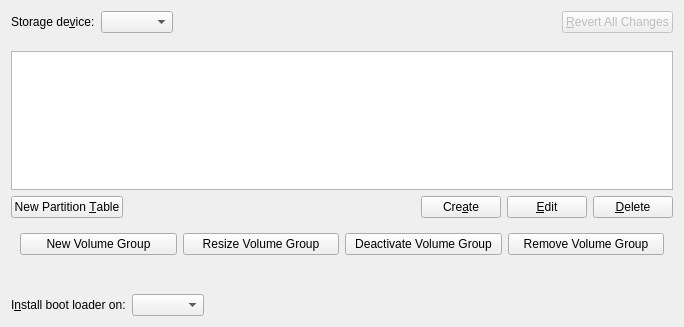
<?xml version="1.0" encoding="UTF-8"?>
<ui version="4.0">
 <author>
SPDX-FileCopyrightText: 2014 Aurélien Gâteau &lt;agateau@kde.org&gt;
SPDX-License-Identifier: GPL-3.0-or-later
 </author>
 <class>PartitionPage</class>
 <widget class="QWidget" name="PartitionPage">
  <property name="geometry">
   <rect>
    <x>0</x>
    <y>0</y>
    <width>684</width>
    <height>327</height>
   </rect>
  </property>
  <property name="windowTitle">
   <string notr="true">Form</string>
  </property>
  <layout class="QVBoxLayout" name="verticalLayout">
   <item>
    <layout class="QHBoxLayout" name="horizontalLayout_2">
     <item>
      <widget class="QLabel" name="label_2">
       <property name="text">
        <string>Storage de&amp;vice:</string>
       </property>
       <property name="buddy">
        <cstring>deviceComboBox</cstring>
       </property>
      </widget>
     </item>
     <item>
      <widget class="QComboBox" name="deviceComboBox"/>
     </item>
     <item>
      <spacer name="horizontalSpacer_2">
       <property name="orientation">
        <enum>Qt::Horizontal</enum>
       </property>
       <property name="sizeHint" stdset="0">
        <size>
         <width>40</width>
         <height>20</height>
        </size>
       </property>
      </spacer>
     </item>
     <item>
      <widget class="QPushButton" name="revertButton">
       <property name="enabled">
        <bool>false</bool>
       </property>
       <property name="text">
        <string>&amp;Revert All Changes</string>
       </property>
      </widget>
     </item>
    </layout>
   </item>
   <item>
    <widget class="PartitionBarsView" name="partitionBarsView"/>
   </item>
   <item>
    <widget class="PartitionLabelsView" name="partitionLabelsView"/>
   </item>
   <item>
    <widget class="QTreeView" name="partitionTreeView">
     <property name="editTriggers">
      <set>QAbstractItemView::NoEditTriggers</set>
     </property>
     <property name="rootIsDecorated">
      <bool>false</bool>
     </property>
     <property name="allColumnsShowFocus">
      <bool>true</bool>
     </property>
     <property name="expandsOnDoubleClick">
      <bool>false</bool>
     </property>
     <attribute name="headerStretchLastSection">
      <bool>false</bool>
     </attribute>
    </widget>
   </item>
   <item>
    <layout class="QHBoxLayout" name="horizontalLayout">
     <item>
      <widget class="QPushButton" name="newPartitionTableButton">
       <property name="text">
        <string>New Partition &amp;Table</string>
       </property>
      </widget>
     </item>
     <item>
      <spacer name="horizontalSpacer">
       <property name="orientation">
        <enum>Qt::Horizontal</enum>
       </property>
       <property name="sizeHint" stdset="0">
        <size>
         <width>40</width>
         <height>20</height>
        </size>
       </property>
      </spacer>
     </item>
     <item>
      <widget class="QPushButton" name="createButton">
       <property name="text">
        <string>Cre&amp;ate</string>
       </property>
      </widget>
     </item>
     <item>
      <widget class="QPushButton" name="editButton">
       <property name="text">
        <string>&amp;Edit</string>
       </property>
      </widget>
     </item>
     <item>
      <widget class="QPushButton" name="deleteButton">
       <property name="text">
        <string>&amp;Delete</string>
       </property>
      </widget>
     </item>
    </layout>
   </item>
   <item>
    <widget class="QWidget" name="lvmButtonPanel" native="true">
     <layout class="QHBoxLayout" name="lvmButtonLayout">
      <item>
       <widget class="QPushButton" name="newVolumeGroupButton">
        <property name="text">
         <string>New Volume Group</string>
        </property>
       </widget>
      </item>
      <item>
       <widget class="QPushButton" name="resizeVolumeGroupButton">
        <property name="text">
         <string>Resize Volume Group</string>
        </property>
       </widget>
      </item>
      <item>
       <widget class="QPushButton" name="deactivateVolumeGroupButton">
        <property name="text">
         <string>Deactivate Volume Group</string>
        </property>
       </widget>
      </item>
      <item>
       <widget class="QPushButton" name="removeVolumeGroupButton">
        <property name="text">
         <string>Remove Volume Group</string>
        </property>
       </widget>
      </item>
     </layout>
    </widget>
   </item>
   <item>
    <spacer name="verticalSpacer">
     <property name="orientation">
      <enum>Qt::Vertical</enum>
     </property>
     <property name="sizeType">
      <enum>QSizePolicy::Fixed</enum>
     </property>
     <property name="sizeHint" stdset="0">
      <size>
       <width>20</width>
       <height>24</height>
      </size>
     </property>
    </spacer>
   </item>
   <item>
    <layout class="QHBoxLayout" name="horizontalLayout_3">
     <item>
      <widget class="QLabel" name="label_3">
       <property name="text">
        <string>I&amp;nstall boot loader on:</string>
       </property>
       <property name="buddy">
        <cstring>bootLoaderComboBox</cstring>
       </property>
      </widget>
     </item>
     <item>
      <widget class="QComboBox" name="bootLoaderComboBox">
       <property name="sizeAdjustPolicy">
        <enum>QComboBox::AdjustToContents</enum>
       </property>
      </widget>
     </item>
     <item>
      <spacer name="horizontalSpacer_3">
       <property name="orientation">
        <enum>Qt::Horizontal</enum>
       </property>
       <property name="sizeHint" stdset="0">
        <size>
         <width>40</width>
         <height>1</height>
        </size>
       </property>
      </spacer>
     </item>
    </layout>
   </item>
  </layout>
 </widget>
 <customwidgets>
  <customwidget>
   <class>PartitionBarsView</class>
   <extends>QFrame</extends>
   <header location="global">gui/PartitionBarsView.h</header>
   <container>1</container>
  </customwidget>
  <customwidget>
   <class>PartitionLabelsView</class>
   <extends>QFrame</extends>
   <header location="global">gui/PartitionLabelsView.h</header>
   <container>1</container>
  </customwidget>
 </customwidgets>
 <tabstops>
  <tabstop>deviceComboBox</tabstop>
  <tabstop>revertButton</tabstop>
  <tabstop>partitionTreeView</tabstop>
  <tabstop>newPartitionTableButton</tabstop>
  <tabstop>createButton</tabstop>
  <tabstop>editButton</tabstop>
  <tabstop>deleteButton</tabstop>
  <tabstop>bootLoaderComboBox</tabstop>
 </tabstops>
 <resources/>
 <connections/>
</ui>
